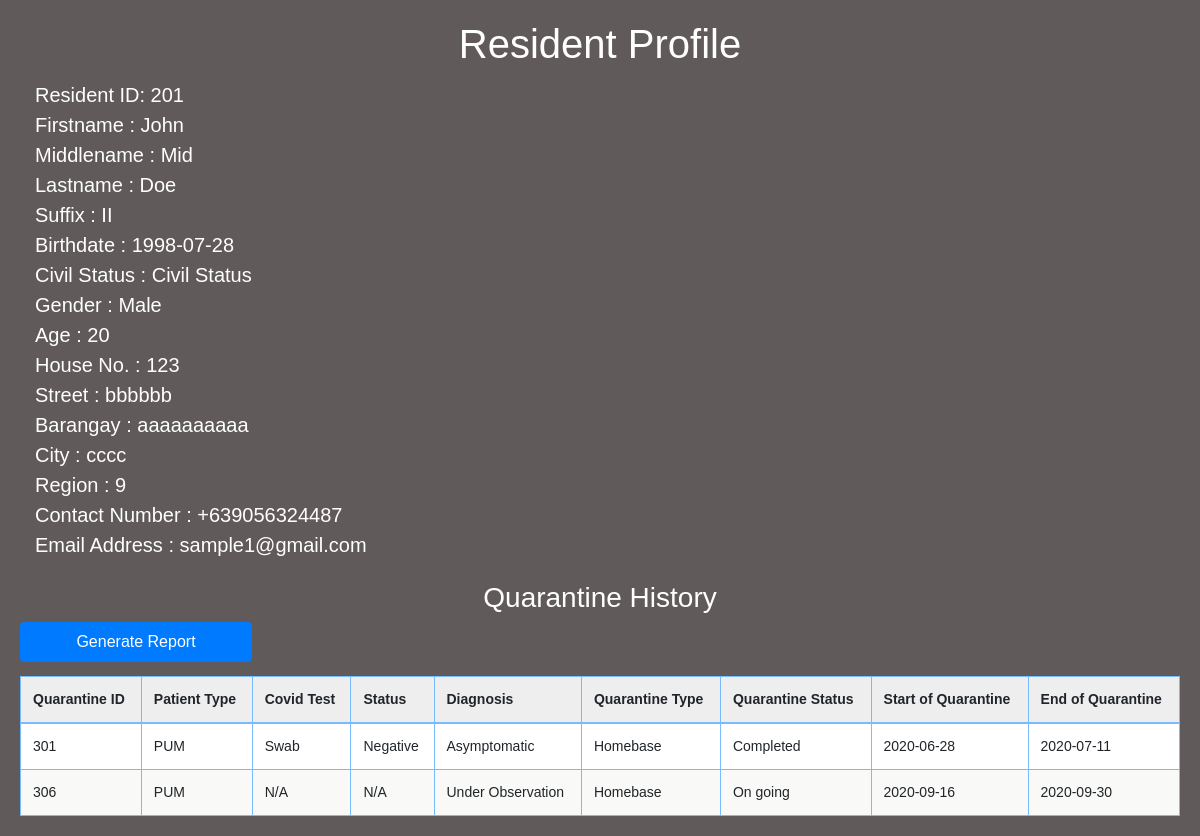
Screenshot of /resident-profile.php?ResidentID=201 with the database file from the repository.
### tables this page shows
CREATE TABLE `tbl_resident` (
  `residentID` int(8) NOT NULL AUTO_INCREMENT,
  `residentFname` varchar(20) NOT NULL,
  `residentMname` varchar(20) NOT NULL,
  `residentLname` varchar(20) NOT NULL,
  `residentSuffix` varchar(20) DEFAULT NULL,
  `residentGender` varchar(20) NOT NULL,
  `residentBirthdate` date NOT NULL,
  `residentAge` int(3) NOT NULL,
  `residentCivilStatus` varchar(20) NOT NULL,
  `residentHouseno` int(20) DEFAULT NULL,
  `residentStreet` varchar(20) NOT NULL,
  `residentBrgy` varchar(20) NOT NULL,
  `residentCity` varchar(20) NOT NULL,
  `residentRegion` int(8) NOT NULL,
  `residentPhone` varchar(20) NOT NULL,
  `residentEmail` varchar(30) NOT NULL,
  PRIMARY KEY (`residentID`)
);

CREATE TABLE `tbl_patient` (
  `patientQrtnID` int(8) NOT NULL AUTO_INCREMENT,
  `residentID` int(8) NOT NULL,
  `patientTest` varchar(10) NOT NULL,
  `patientStatus` varchar(10) NOT NULL,
  `patientType` varchar(10) NOT NULL,
  `patientQrtnType` varchar(20) NOT NULL,
  `patientQrtnStatus` varchar(20) NOT NULL,
  `patientQrtnStart` date NOT NULL,
  `patientQrtnEnd` date NOT NULL,
  `patientDiagnosis` varchar(30) NOT NULL,
  PRIMARY KEY (`patientQrtnID`),
  KEY `residentIDFK` (`residentID`),
  CONSTRAINT `residentIDFK` FOREIGN KEY (`residentID`) REFERENCES `tbl_resident` (`residentID`) ON UPDATE CASCADE
);

### resident-profile.php (called while the page is built)
<?php
    include("includes/template/header.php");
    include_once('utilities/dbconnect.php');
    include("includes/template/resident-content.php");
    include("includes/template/footer.php");
?>

### includes/template/resident-content.php (the view, shortened to what this page needs)
<?php
    $ResidentID=$_GET['ResidentID'];
    $sql = "SELECT * FROM tbl_resident WHERE residentID = '$ResidentID'";
    $data = mysqli_query($conn, $sql);
    $fetchdata = mysqli_fetch_assoc($data);
    $ResidentID = $fetchdata['residentID'];
?>
<h1 style="color: #ffffff;">Resident Profile</h1>
<div class="container-fluid" style="color: #ffffff;font-size: 20px;">
    Resident ID:
    <?= $fetchdata['residentID']; ?><br>
    Firstname :
    <?= $fetchdata['residentFname']; ?><br>
    Middlename :
    <?= $fetchdata['residentMname']; ?><br>
    Lastname :
    <?= $fetchdata['residentLname']; ?><br>
    Suffix :
    <?= $fetchdata['residentSuffix']; ?><br>
    Birthdate :
    <?= $fetchdata['residentBirthdate']; ?><br>
    Civil Status :
    <?= $fetchdata['residentCivilStatus']; ?><br>
    Gender :
    <?= $fetchdata['residentGender']; ?><br>
    Age :
    <?= $fetchdata['residentAge']; ?><br>
    House No. :
    <?= $fetchdata['residentHouseno']; ?><br>
    Street :
    <?= $fetchdata['residentStreet']; ?><br>
    Barangay :
    <?= $fetchdata['residentBrgy']; ?><br>
    City :
    <?= $fetchdata['residentCity']; ?><br>
    Region :
    <?= $fetchdata['residentRegion']; ?><br>
    Contact Number :
    <?= $fetchdata['residentPhone']; ?><br>
    Email Address :
    <?= $fetchdata['residentEmail']; ?><br>
</div>
<br><h3 style="color: #ffffff;text-align: center;">Quarantine History</h3>
    <div>
        <form method="post" action="utilities/resgenerate-report.php">
            <input type="submit" name="generate" class="btn btn-primary" value="Generate Report" />
        </form>
    </div>
<div>
    <table id="data" class="table table-primary">
        <thead>
            <tr>
                <th>Quarantine ID</th>
                <th>Patient Type</th>
                <th>Covid Test</th>
                <th>Status</th>
                <th>Diagnosis</th>
                <th>Quarantine Type</th>
                <th>Quarantine Status</th>
                <th>Start of Quarantine</th>
                <th>End of Quarantine</th>
            </tr>
        </thead>
        <tbody>
            <?php
                $sql = "SELECT * FROM tbl_patient WHERE residentID = '$ResidentID'";
                $result = mysqli_query($conn, $sql);
                if(mysqli_num_rows($result) > 0){
                    while($row = mysqli_fetch_assoc($result)){
            ?>
                        <tr>
                            <td><?= $row['patientQrtnID']; ?></td>
                            <td><?= $row['patientType']; ?></td>
                            <td><?= $row['patientTest']; ?></td>
                            <td><?= $row['patientStatus']; ?></td>
                            <td><?= $row['patientDiagnosis']; ?></td>
                            <td><?= $row['patientQrtnType']; ?></td>
                            <td><?= $row['patientQrtnStatus']; ?></td>
                            <td><?= $row['patientQrtnStart']; ?></td>
                            <td><?= $row['patientQrtnEnd']; ?></td>
                        </tr>
            <?php
                    }
                }
            ?>
        </tbody>
    </table>
</div>

### css/style.css (style rules this page uses)
body { margin: 0; background-color: #fafafa; font-family: 'Open Sans'; }
input { margin: 15px auto; display: block; width: 50%; padding: 8px; border: 1px solid gray; }
body { margin: 20px; font-family: "Ubuntu", "Trebuchet MS", sans-serif; font-size: 14px; background-color: #f06868; }
table { border-collapse: collapse; margin: 1em 0; }
th, td { padding: 5px 10px; border: 1px solid #999; }
th { background-color: #eee; padding: 10px; }
input, select { font: inherit; margin: 0; padding: 4px; }
tr:nth-child(odd) > td { background-color: #ffffff; }
tr:nth-child(even) > td { background-color: #f9f9f7; }
tr.odd > td { background-color: #ffffff; }
tr.even > td { background-color: #f9f9f7; }
h1 { color: #007bff; text-align: center; margin: 1% 2% 1%; }
input { width: 20%; height: 40px; }

### rows the page displays
tbl_resident: residentID "201", residentFname "John", residentMname "Mid", residentLname "Doe", residentSuffix "II", residentBirthdate "1998-07-28", residentCivilStatus "Civil Status", residentGender "Male", residentAge "20", residentHouseno "123", residentStreet "bbbbbb", residentBrgy "aaaaaaaaaa", residentCity "cccc", residentRegion "9", residentPhone "+639056324487", residentEmail "sample1@gmail.com"
tbl_patient: patientQrtnID "301", patientType "PUM", patientTest "Swab", patientStatus "Negative", patientDiagnosis "Asymptomatic", patientQrtnType "Homebase", patientQrtnStatus "Completed", patientQrtnStart "2020-06-28", patientQrtnEnd "2020-07-11"
tbl_patient: patientQrtnID "306", patientType "PUM", patientTest "N/A", patientStatus "N/A", patientDiagnosis "Under Observation", patientQrtnType "Homebase", patientQrtnStatus "On going", patientQrtnStart "2020-09-16", patientQrtnEnd "2020-09-30"
